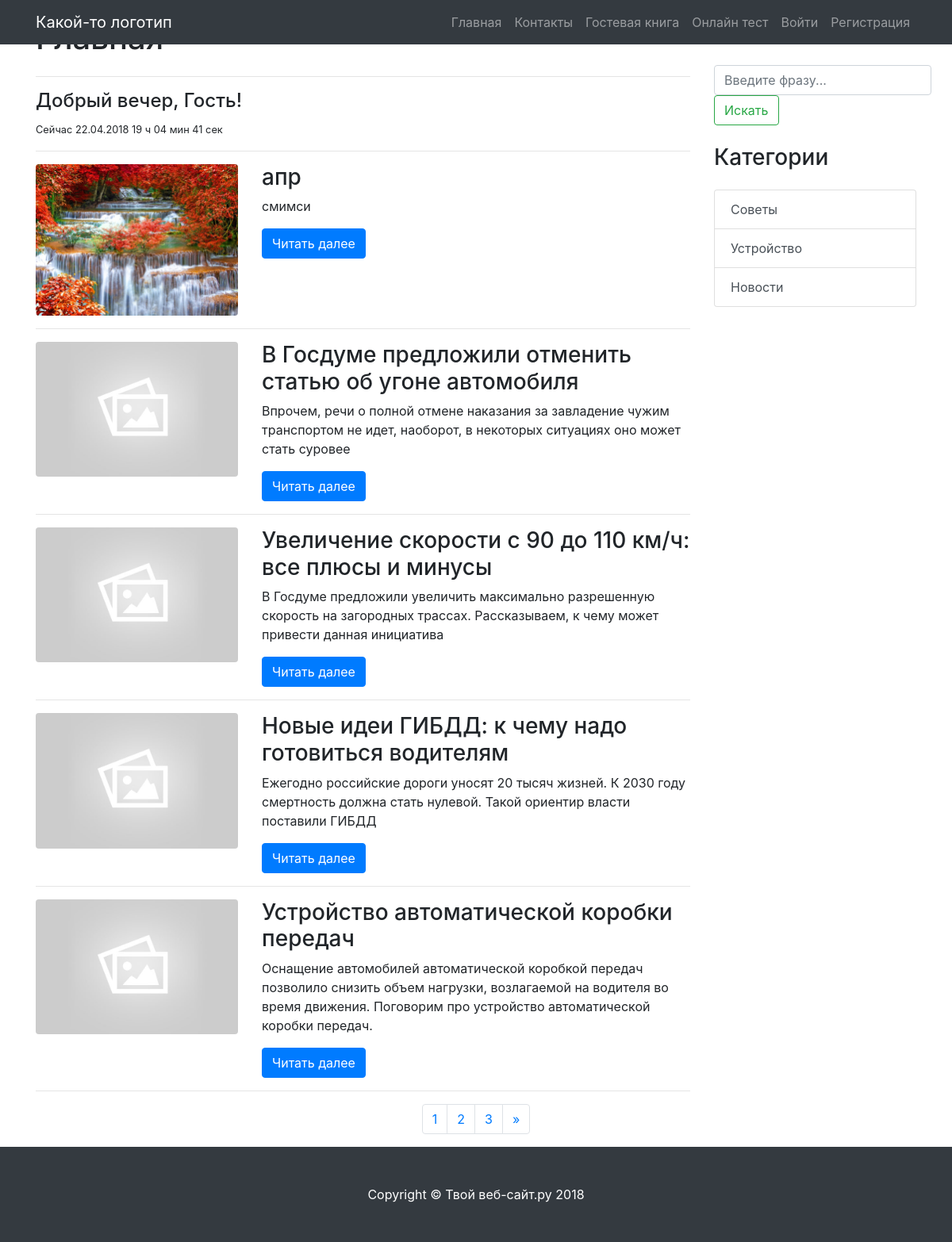
The page / on the database its author committed.
### tables this page shows
CREATE TABLE `articles` (
  `id` int(11) UNSIGNED NOT NULL,
  `title` varchar(255) NOT NULL,
  `alias` varchar(255) NOT NULL,
  `image` varchar(255) NOT NULL DEFAULT 'default.jpg',
  `introtext` varchar(500) NOT NULL,
  `category_id` int(11) NOT NULL,
  `full_text` text NOT NULL,
  `created_date` int(11) NOT NULL,
  `update_date` int(11) NOT NULL,
  `user_id` int(11) NOT NULL DEFAULT '1'
);

CREATE TABLE `categories` (
  `cat_id` int(11) UNSIGNED NOT NULL,
  `name` varchar(255) NOT NULL,
  `description` text NOT NULL
);

### settings.php (called while the page is built, shortened)
<?php
include 'functions.php';
$hour = strftime('%H');
$date = strftime('%d.%m.%Y %H ч %M мин %S сек');
if ($hour > 0 and $hour < 6):
    $welcome = "Доброй ночи";
elseif ($hour >= 6 and $hour < 12):
    $welcome = "Доброе утро";
elseif ($hour >= 12 and $hour < 18):
    $welcome = "Добрый день";
elseif ($hour >= 18 and $hour < 24):
    $welcome =  "Добрый вечер";
endif;
$itemOnPage = 5;
$articles = getAllArticles();
$categories = getAllCategories();
$mainMenu = [
    'Главная' => SITE_URL,
    'Контакты' => '#',
    'Гостевая книга' => '/guestbook/',
    'Онлайн тест' => '/test/',
];

### functions.php (called while the page is built, shortened)
<?php
$link = mysqli_connect('localhost', 'root', '', 'blog');
function getArticles($page, $itemOnPage){
	global $link;
    $startPage = ($page * $itemOnPage) - $itemOnPage;
    $sql = 'SELECT * FROM articles ORDER BY id DESC LIMIT ' . $startPage . ', ' . $itemOnPage ;
	$res = mysqli_query($link, $sql);
    if($res) {
        $rows = mysqli_fetch_all($res, MYSQLI_ASSOC);
        return $rows;
    }else{
        echo 'Ой, что - то пошло не так!';
    }
}
function getAllArticles(){
	global $link;
    $sql = 'SELECT * FROM articles ORDER BY id DESC';
	$res = mysqli_query($link, $sql);
    if($res) {
        $rows = mysqli_fetch_all($res, MYSQLI_ASSOC);
        return $rows;
    }else{
        echo 'Ой, что - то пошло не так!';
    }
}
function getAllCategories(){
    global $link;
    $sql = 'SELECT * FROM categories';
    $res = mysqli_query($link, $sql);
    if($res) {
        $rows = mysqli_fetch_all($res, MYSQLI_ASSOC);
        return $rows;
    }else{
        echo 'Ой, что - то пошло не так!';
    }
}
function isLogin(){
    if($_SESSION['USER_LOGGED_IN'] == 1) return true;
    else return false;
}

### index.php (the view, shortened to what this page needs)
<? include 'settings.php';
    if (isset($_GET['page'])){
        $page = $_GET['page'];
    }else $page = 1;
    $articles = getArticles($page, $itemOnPage);
?>
<!DOCTYPE html>
<html lang="ru">
<head>
    <? include_once 'includes/head.php'; ?>
</head>
<body>
<?php include_once 'includes/header.php'; ?>
<div class="container">
    <div class="row">
        <div class="col-md-9">
            <h1 class="my-4">Главная
            </h1>
            <hr>
            <h4><?= $welcome ?>, Гость!</h4>
            <small>Cейчас <?= $date?></small>
            <hr>
			<?php foreach($articles as $row): ?>
			<div class="row">
                <div class="col-md-4">
                    <a href="#">
                        <img class="img-fluid rounded mb-3 mb-md-0" src="upload/images/<?=$row['image'];?>" alt="">
                    </a>
                </div>
                <div class="col-md-8">
                    <h3><?=$row['title'];?></h3>
                    <p><?=$row['introtext'];?></p>
                    <a class="btn btn-primary" href="/article.php?id=<?=$row['id'];?>">Читать далее</a>
                </div>
            </div>
			<hr>
			<?php endforeach;?>
        </div>
        <?php include 'includes/sidebar.php' ?>
    </div>
    <?php
    include 'includes/pagination.php';
    ?>
</div>
<?php include 'includes/footer.php' ?>
</body>
</html>

### includes/head.php (shortened to what this page needs)
<link href="<?=SITE_URL?>vendor/bootstrap/css/bootstrap.min.css" rel="stylesheet">
<link href="<?=SITE_URL?>css/main.css" rel="stylesheet">
<link rel="stylesheet" href="https://stackpath.bootstrapcdn.com/font-awesome/4.7.0/css/font-awesome.min.css">

### includes/header.php
<nav class="navbar navbar-expand-lg navbar-dark bg-dark fixed-top">
  <div class="container">
    <a class="navbar-brand" href="<?=SITE_URL?>">Какой-то логотип</a>
    <div class="collapse navbar-collapse" id="navbarResponsive">
      <ul class="navbar-nav ml-auto">
          <? foreach($mainMenu as $name => $link): ?>
            <li class="nav-item">
              <a class="nav-link" href="<?=$link?>"><?=$name?></a>
            </li>
          <? endforeach;?>
          <?if(isLogin()):?>
              <li class="nav-item"><a class="nav-link" >Привет, <?=$_SESSION['USER_LOGIN']?></a></li>
              <li class="nav-item"><a href="<?=SITE_URL?>logout.php" class="nav-link" >Выйти</a></li>
                <?if(isAdmin()):?>
                  <li class="nav-item"><a href="<?=SITE_URL?>admin/" class="nav-link" >Админка</a></li>
                <?endif;?>
          <?else:?>
              <li class="nav-item"><a href="<?=SITE_URL?>login/" class="nav-link" >Войти</a></li>
              <li class="nav-item"><a href="<?=SITE_URL?>registration/" class="nav-link" >Регистрация</a></li>
          <?endif;?>
      </ul>
    </div>
  </div>
</nav>

### includes/sidebar.php
<div class="col-md-3">
    <h3 class="my-4">Поиск</h3>
    <div>
        <form class="form-inline" action="search.php">
            <input name="query" class="form-control mr-sm-2" type="search" placeholder="Введите фразу..." aria-label="Search">
            <button class="btn btn-outline-success my-2 my-sm-0" type="submit">Искать</button>
        </form>
    </div>
    <h3 class="my-4">Категории</h3>
    <div class="list-group">
        <? foreach ($categories as $category):?>
            <a href="category.php?cat_id=<?= $category['cat_id'] ?>" class="list-group-item list-group-item-action">
                <?= $category['name'] ?>
            </a>
        <? endforeach; ?>
    </div>
</div>

### includes/pagination.php (shortened to what this page needs)
<?
    if(isset($_GET['allPages'])){
        $allPage =$_GET['allPages'];
    }
    if(isset($_GET['pageNum'])){
        $pageNum =$_GET['pageNum'];
    }
?>
<ul class="pagination justify-content-center">
    <?php for($i = 1; $i<=$allPage; $i++) { ?>
        <li class="page-item">
            <a class="page-link" href="/index.php?page=<?=$i;?>"><?=$i;?></a>
        </li>
    <?php } ?>
    <?php if($pageNum < $allPage) { ?>
        <li class="page-item">
            <a class="page-link" href="/index.php?page=<?=$pageNum+1;?>" aria-label="Next">
                <span aria-hidden="true">&raquo;</span>
            </a>
        </li>
    <?php } ?>
</ul>

### includes/footer.php (shortened to what this page needs)
<footer class="py-5 bg-dark">
    <div class="container">
        <p class="m-0 text-center text-white">Copyright &copy; Твой веб-сайт.ру 2018</p>
    </div>
</footer>

### rows shown on the page
articles: image (picture), title "апр", introtext "смимси"
articles: image (placeholder picture), title "В Госдуме предложили отменить статью об угоне автомобиля", introtext "Впрочем, речи о полной отмене наказания за завладение чужим транспортом не идет, наоборот, в некоторых ситуациях оно может стать суровее"
articles: image (placeholder picture), title "Увеличение скорости с 90 до 110 км/ч: все плюсы и минусы", introtext "В Госдуме предложили увеличить максимально разрешенную скорость на загородных трассах. Рассказываем, к чему может привести данная инициатива"
articles: image (placeholder picture), title "Новые идеи ГИБДД: к чему надо готовиться водителям", introtext "Ежегодно российские дороги уносят 20 тысяч жизней. К 2030 году смертность должна стать нулевой. Такой ориентир власти поставили ГИБДД"
articles: image (placeholder picture), title "Устройство автоматической коробки передач", introtext "Оснащение автомобилей автоматической коробкой передач позволило снизить объем нагрузки, возлагаемой на водителя во время движения. Поговорим про устройство автоматической коробки передач."
categories: name "Советы"
categories: name "Устройство"
categories: name "Новости"

### other values the page prints
$name "Главная"
$name "Контакты"
$name "Гостевая книга"
$name "Онлайн тест"
$welcome "Добрый вечер"
$date "22.04.2018 19 ч 04 мин 41 сек"
